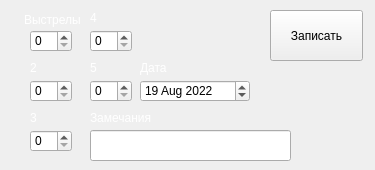
<?xml version="1.0" encoding="UTF-8"?>
<ui version="4.0">
 <class>Edit_Form</class>
 <widget class="QMainWindow" name="Edit_Form">
  <property name="geometry">
   <rect>
    <x>0</x>
    <y>0</y>
    <width>375</width>
    <height>170</height>
   </rect>
  </property>
  <property name="windowTitle">
   <string>Edit</string>
  </property>
  <widget class="QWidget" name="centralwidget">
   <widget class="QLabel" name="label">
    <property name="geometry">
     <rect>
      <x>140</x>
      <y>60</y>
      <width>55</width>
      <height>16</height>
     </rect>
    </property>
    <property name="palette">
     <palette>
      <active>
       <colorrole role="WindowText">
        <brush brushstyle="SolidPattern">
         <color alpha="255">
          <red>255</red>
          <green>255</green>
          <blue>255</blue>
         </color>
        </brush>
       </colorrole>
      </active>
      <inactive>
       <colorrole role="WindowText">
        <brush brushstyle="SolidPattern">
         <color alpha="255">
          <red>255</red>
          <green>255</green>
          <blue>255</blue>
         </color>
        </brush>
       </colorrole>
      </inactive>
      <disabled>
       <colorrole role="WindowText">
        <brush brushstyle="SolidPattern">
         <color alpha="255">
          <red>120</red>
          <green>120</green>
          <blue>120</blue>
         </color>
        </brush>
       </colorrole>
      </disabled>
     </palette>
    </property>
    <property name="text">
     <string>Дата</string>
    </property>
   </widget>
   <widget class="QLabel" name="label_2">
    <property name="geometry">
     <rect>
      <x>24</x>
      <y>10</y>
      <width>61</width>
      <height>20</height>
     </rect>
    </property>
    <property name="palette">
     <palette>
      <active>
       <colorrole role="WindowText">
        <brush brushstyle="SolidPattern">
         <color alpha="255">
          <red>255</red>
          <green>255</green>
          <blue>255</blue>
         </color>
        </brush>
       </colorrole>
      </active>
      <inactive>
       <colorrole role="WindowText">
        <brush brushstyle="SolidPattern">
         <color alpha="255">
          <red>255</red>
          <green>255</green>
          <blue>255</blue>
         </color>
        </brush>
       </colorrole>
      </inactive>
      <disabled>
       <colorrole role="WindowText">
        <brush brushstyle="SolidPattern">
         <color alpha="255">
          <red>120</red>
          <green>120</green>
          <blue>120</blue>
         </color>
        </brush>
       </colorrole>
      </disabled>
     </palette>
    </property>
    <property name="text">
     <string>Выстрелы</string>
    </property>
   </widget>
   <widget class="QLabel" name="label_3">
    <property name="geometry">
     <rect>
      <x>30</x>
      <y>60</y>
      <width>55</width>
      <height>16</height>
     </rect>
    </property>
    <property name="palette">
     <palette>
      <active>
       <colorrole role="WindowText">
        <brush brushstyle="SolidPattern">
         <color alpha="255">
          <red>255</red>
          <green>255</green>
          <blue>255</blue>
         </color>
        </brush>
       </colorrole>
      </active>
      <inactive>
       <colorrole role="WindowText">
        <brush brushstyle="SolidPattern">
         <color alpha="255">
          <red>255</red>
          <green>255</green>
          <blue>255</blue>
         </color>
        </brush>
       </colorrole>
      </inactive>
      <disabled>
       <colorrole role="WindowText">
        <brush brushstyle="SolidPattern">
         <color alpha="255">
          <red>120</red>
          <green>120</green>
          <blue>120</blue>
         </color>
        </brush>
       </colorrole>
      </disabled>
     </palette>
    </property>
    <property name="text">
     <string>2</string>
    </property>
   </widget>
   <widget class="QLabel" name="label_4">
    <property name="geometry">
     <rect>
      <x>30</x>
      <y>110</y>
      <width>55</width>
      <height>16</height>
     </rect>
    </property>
    <property name="palette">
     <palette>
      <active>
       <colorrole role="WindowText">
        <brush brushstyle="SolidPattern">
         <color alpha="255">
          <red>255</red>
          <green>255</green>
          <blue>255</blue>
         </color>
        </brush>
       </colorrole>
      </active>
      <inactive>
       <colorrole role="WindowText">
        <brush brushstyle="SolidPattern">
         <color alpha="255">
          <red>255</red>
          <green>255</green>
          <blue>255</blue>
         </color>
        </brush>
       </colorrole>
      </inactive>
      <disabled>
       <colorrole role="WindowText">
        <brush brushstyle="SolidPattern">
         <color alpha="255">
          <red>120</red>
          <green>120</green>
          <blue>120</blue>
         </color>
        </brush>
       </colorrole>
      </disabled>
     </palette>
    </property>
    <property name="text">
     <string>3</string>
    </property>
   </widget>
   <widget class="QLabel" name="label_5">
    <property name="geometry">
     <rect>
      <x>90</x>
      <y>10</y>
      <width>55</width>
      <height>16</height>
     </rect>
    </property>
    <property name="palette">
     <palette>
      <active>
       <colorrole role="WindowText">
        <brush brushstyle="SolidPattern">
         <color alpha="255">
          <red>255</red>
          <green>255</green>
          <blue>255</blue>
         </color>
        </brush>
       </colorrole>
      </active>
      <inactive>
       <colorrole role="WindowText">
        <brush brushstyle="SolidPattern">
         <color alpha="255">
          <red>255</red>
          <green>255</green>
          <blue>255</blue>
         </color>
        </brush>
       </colorrole>
      </inactive>
      <disabled>
       <colorrole role="WindowText">
        <brush brushstyle="SolidPattern">
         <color alpha="255">
          <red>120</red>
          <green>120</green>
          <blue>120</blue>
         </color>
        </brush>
       </colorrole>
      </disabled>
     </palette>
    </property>
    <property name="text">
     <string>4</string>
    </property>
   </widget>
   <widget class="QLabel" name="label_6">
    <property name="geometry">
     <rect>
      <x>90</x>
      <y>60</y>
      <width>55</width>
      <height>16</height>
     </rect>
    </property>
    <property name="palette">
     <palette>
      <active>
       <colorrole role="WindowText">
        <brush brushstyle="SolidPattern">
         <color alpha="255">
          <red>255</red>
          <green>255</green>
          <blue>255</blue>
         </color>
        </brush>
       </colorrole>
      </active>
      <inactive>
       <colorrole role="WindowText">
        <brush brushstyle="SolidPattern">
         <color alpha="255">
          <red>255</red>
          <green>255</green>
          <blue>255</blue>
         </color>
        </brush>
       </colorrole>
      </inactive>
      <disabled>
       <colorrole role="WindowText">
        <brush brushstyle="SolidPattern">
         <color alpha="255">
          <red>120</red>
          <green>120</green>
          <blue>120</blue>
         </color>
        </brush>
       </colorrole>
      </disabled>
     </palette>
    </property>
    <property name="text">
     <string>5</string>
    </property>
   </widget>
   <widget class="QLabel" name="label_7">
    <property name="geometry">
     <rect>
      <x>90</x>
      <y>110</y>
      <width>81</width>
      <height>16</height>
     </rect>
    </property>
    <property name="palette">
     <palette>
      <active>
       <colorrole role="WindowText">
        <brush brushstyle="SolidPattern">
         <color alpha="255">
          <red>255</red>
          <green>255</green>
          <blue>255</blue>
         </color>
        </brush>
       </colorrole>
      </active>
      <inactive>
       <colorrole role="WindowText">
        <brush brushstyle="SolidPattern">
         <color alpha="255">
          <red>255</red>
          <green>255</green>
          <blue>255</blue>
         </color>
        </brush>
       </colorrole>
      </inactive>
      <disabled>
       <colorrole role="WindowText">
        <brush brushstyle="SolidPattern">
         <color alpha="255">
          <red>120</red>
          <green>120</green>
          <blue>120</blue>
         </color>
        </brush>
       </colorrole>
      </disabled>
     </palette>
    </property>
    <property name="text">
     <string>Замечания</string>
    </property>
   </widget>
   <widget class="QSpinBox" name="spinBox">
    <property name="geometry">
     <rect>
      <x>30</x>
      <y>30</y>
      <width>42</width>
      <height>22</height>
     </rect>
    </property>
   </widget>
   <widget class="QSpinBox" name="spinBox_2">
    <property name="geometry">
     <rect>
      <x>30</x>
      <y>80</y>
      <width>42</width>
      <height>22</height>
     </rect>
    </property>
   </widget>
   <widget class="QSpinBox" name="spinBox_3">
    <property name="geometry">
     <rect>
      <x>30</x>
      <y>130</y>
      <width>42</width>
      <height>22</height>
     </rect>
    </property>
   </widget>
   <widget class="QSpinBox" name="spinBox_4">
    <property name="geometry">
     <rect>
      <x>90</x>
      <y>30</y>
      <width>42</width>
      <height>22</height>
     </rect>
    </property>
   </widget>
   <widget class="QSpinBox" name="spinBox_5">
    <property name="geometry">
     <rect>
      <x>90</x>
      <y>80</y>
      <width>42</width>
      <height>22</height>
     </rect>
    </property>
   </widget>
   <widget class="QDateEdit" name="dateEdit">
    <property name="geometry">
     <rect>
      <x>140</x>
      <y>80</y>
      <width>110</width>
      <height>22</height>
     </rect>
    </property>
    <property name="dateTime">
     <datetime>
      <hour>0</hour>
      <minute>0</minute>
      <second>0</second>
      <year>2022</year>
      <month>8</month>
      <day>19</day>
     </datetime>
    </property>
   </widget>
   <widget class="QPushButton" name="Save">
    <property name="geometry">
     <rect>
      <x>270</x>
      <y>10</y>
      <width>93</width>
      <height>51</height>
     </rect>
    </property>
    <property name="text">
     <string>Записать</string>
    </property>
   </widget>
   <widget class="QLineEdit" name="Note">
    <property name="geometry">
     <rect>
      <x>90</x>
      <y>130</y>
      <width>201</width>
      <height>31</height>
     </rect>
    </property>
    <property name="toolTipDuration">
     <number>5</number>
    </property>
   </widget>
   <widget class="QLabel" name="label_8">
    <property name="geometry">
     <rect>
      <x>0</x>
      <y>0</y>
      <width>375</width>
      <height>170</height>
     </rect>
    </property>
    <property name="text">
     <string/>
    </property>
    <property name="pixmap">
     <pixmap>images/background.jpg</pixmap>
    </property>
    <property name="scaledContents">
     <bool>true</bool>
    </property>
    <property name="margin">
     <number>-50</number>
    </property>
   </widget>
   <zorder>label_8</zorder>
   <zorder>label</zorder>
   <zorder>label_2</zorder>
   <zorder>label_3</zorder>
   <zorder>label_4</zorder>
   <zorder>label_5</zorder>
   <zorder>label_6</zorder>
   <zorder>label_7</zorder>
   <zorder>spinBox</zorder>
   <zorder>spinBox_2</zorder>
   <zorder>spinBox_3</zorder>
   <zorder>spinBox_4</zorder>
   <zorder>spinBox_5</zorder>
   <zorder>dateEdit</zorder>
   <zorder>Save</zorder>
   <zorder>Note</zorder>
  </widget>
 </widget>
 <resources/>
 <connections/>
</ui>
